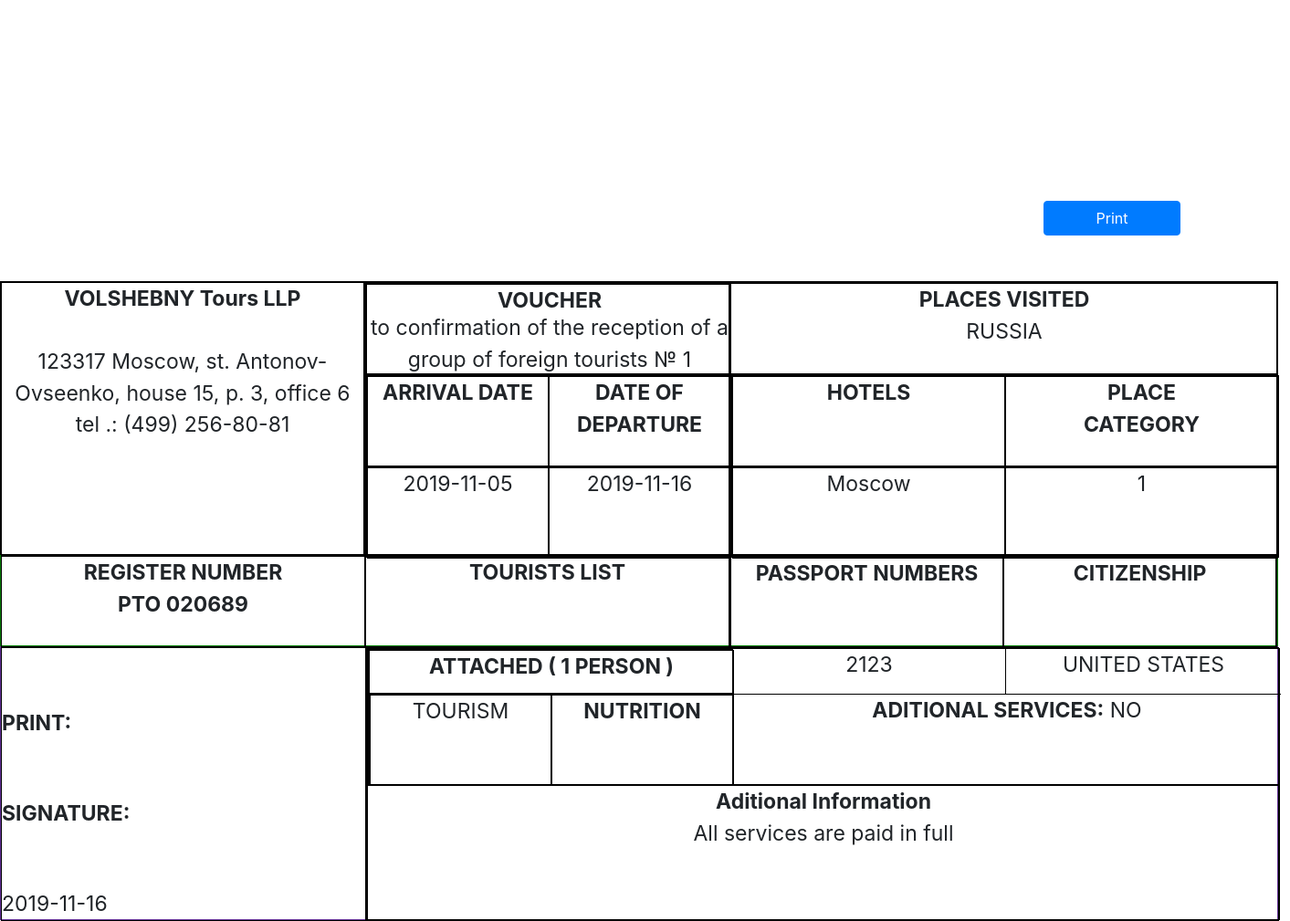
Screenshot of /english_voucher/1 with the database file from the repository.
### generateletter/models.py (models this page shows, shortened)
class Visaletters(models.Model):
    Organization_Details = models.ForeignKey(Organization,on_delete=models.PROTECT,related_name="Organization_Name",)
    MULTIPLICITY = (
        ("single", "single"),
        ("double", "double"),
    )
    PAS = (("1", "1"), ("2", "2"), ("3", "3"), ("4", "4"), ("5", "5"))
    TOUR = (
        ("TOURISM","TOURISM"),
        ("AIM TOURISM","AIM TOURISM")
    )
    GENDER = (
        ("M","M"),
        ("F","F"),
    )
    def number():
        no = Visaletters.objects.count()
        if no == None:
            return 1
        else:
            return (int(str( ( 220 - 64 ) + no + 1 )+"2019"))
    multiplicity = models.CharField(choices=MULTIPLICITY, default="SINGLE",max_length=100)
    no_passengers = models.IntegerField(default=1)
    Country = CountryField(blank_label='(select country)')
    Tourism= models.CharField(choices=TOUR, default="TOURISM",max_length= 100 )
    entry_from = models.CharField(max_length=200)
    departure_to = models.CharField(max_length=200)
    Visa_Letter_Number = models.CharField(default=number,max_length=200)
    Visa_Letter_N = models.CharField(default = str(number),editable=False,max_length=200)
    Date_of_letter = models.CharField(max_length=200, blank=True)
    Routes_and_Places = models.CharField(max_length=500, default="moscow")
    hotels = models.CharField(max_length=264)
    multi = (("Paid", "Paid"), ("unpaid", "unpaid"))
    Payment_status = models.CharField(max_length=200, choices=multi, default="unpaid")
    amount = models.PositiveIntegerField()
    firstname_1 = models.CharField(max_length=264)
    lastname_1 = models.CharField(max_length=264)
    Passport_Number_1 = models.CharField(max_length=200, unique=True)
    Date_Of_Birth_1 = models.CharField(max_length=200)
    Sex_1 = models.CharField(choices=GENDER,max_length=100)
    firstname_2 = models.CharField(max_length=264, blank=True)
    lastname_2 = models.CharField(max_length=264, blank=True)
    Passport_Number_2 = models.CharField(max_length=200, blank=True)
    Date_Of_Birth_2 = models.CharField(max_length=200, blank=True)
    Sex_2 = models.CharField(max_length=100,choices=GENDER, blank=True)
    firstname_3 = models.CharField(max_length=264, blank=True)
    lastname_3 = models.CharField(max_length=264, blank=True)
    Passport_Number_3 = models.CharField(max_length=200, blank=True)
    Date_Of_Birth_3 = models.CharField(max_length=200, blank=True)
    Sex_3 = models.CharField(max_length=100,choices=GENDER, blank=True)
    firstname_4 = models.CharField(max_length=264, blank=True)
    lastname_4 = models.CharField(max_length=264, blank=True)
    Passport_Number_4 = models.CharField(max_length=200, blank=True)
    Date_Of_Birth_4 = models.CharField(max_length=200, blank=True)
    Sex_4 = models.CharField(max_length=100,choices=GENDER, blank=True)
    firstname_5 = models.CharField(max_length=264, blank=True)
    lastname_5 = models.CharField(max_length=264, blank=True)
    Passport_Number_5 = models.CharField(max_length=200, blank=True)
    Date_Of_Birth_5 = models.CharField(max_length=200, blank=True)
    Sex_5 = models.CharField(max_length=100,choices=GENDER, blank=True)
    class Meta:
        verbose_name_plural = "Fill Form to Generate Visa Letter and Voucher"

### generateletter/views.py (the view)
# urls.py: path("english_voucher/<int:pk>", views.gen_eng_voucher.as_view(), name="gen_eng_voucher"),
class gen_eng_voucher(DetailView):
    model = Visaletters
    context_object_name = "english_voucher"
    template_name = "generateletter/gen_eng_voucher.html"

### templates/generateletter/gen_eng_voucher.html (shortened to what this page needs)
<!doctype html>
<html lang="en">
<head>
  <link rel="stylesheet" href="https://stackpath.bootstrapcdn.com/bootstrap/4.3.1/css/bootstrap.min.css"
>
</head>
                <button id="printPageButton" class="btn btn-primary" onClick="window.print();" style="float: right; margin-right:120px; margin-bottom:50px; width:150px;">Print</button>
    <body>
      <div class="page parent " style="margin-top:220px;">
        <div class="child1">
          <div class="child1_1 text-center font"><b>VOLSHEBNY Tours LLP</b><br>
            <p>123317 Moscow, st. Antonov-Ovseenko, house 15, p. 3, office 6 tel .: (499) 256-80-81
            </p>
          </div>
          <div class="child1_1">
            <div class="child1_2 text-center">
              <div class="extramain">
                <div class="extra3 font"><b>VOUCHER</b></div>
                <div class="extra4 font">to confirmation of the reception of a group of foreign tourists № {{ english_voucher.Visa_Letter_Number  }}
                </div>
              </div>
            </div>
            <div class="child1_5">
              <div class="child1_2">
                <div class="smallbox text-center font">
                 <b> ARRIVAL DATE</b>
                </div>
                <div class="smallbox text-center font">
                  <b>DATE OF DEPARTURE</b>
                </div>
              </div>
              <div class="child1_2">
                <div class="smallbox text-center font">
                  {{english_voucher.entry_from}}
                </div>
                <div class="smallbox text-center font">
                  {{english_voucher.departure_to}}
                </div>
              </div>
            </div>
          </div>
          <div class="child1_4">
            <div class="longbox text-center font"><b>PLACES VISITED</b><br>
              <p class="text-uppercase font">{{english_voucher.Routes_and_Places}}</p>
            </div>
            <div class="mediumbox">
              <div class="smediumbox">
                <div class="smallbox2 text-center font">
                  <b> HOTELS<br>
                  </b>
                </div>
                <div class="smallbox2 text-center font">
                  <b> PLACE <br>
                    CATEGORY</b>
                </div>
              </div>
              <div class="smediumbox">
                <div class="smallbox2 text-center font">
                  {{english_voucher.hotels}}
                </div>
                <div class="smallbox2 text-center font">
                  {{english_voucher.no_passengers}}
                </div>
              </div>
            </div>
          </div>
        </div>
        <div class="child2">
          <div class="child2_1 text-center font"><b>
              REGISTER NUMBER<br>
              РТО 020689
            </b></div>
          <div class="child2_1 text-center font"><b>
              TOURISTS LIST
            </b></div>
          <div class="child2_2">
            <div class="child2_3 text-center font"><b>
                PASSPORT NUMBERS
              </b></div>
            <div class="child2_3 text-center font"><b>CITIZENSHIP</b></div>
          </div>
        </div>
        <div class="child3">
          <div class="child1_1">
            <div class="extra font"><b>PRINT:</b></div>
            <div class="extra1 font"><b>SIGNATURE:</b></div>
            <div class="extra2 font"> {{english_voucher.Date_of_letter}}</div>
          </div>
          <div class="child3_1">
            <div class="child3_2">
              <div class="child3_4">
                <div class="child3_6 text-center font">
                  <b>ATTACHED ( 1 PERSON ) </b>
                </div>
                <div class="child3_7">
                  <div class="child3_8 text-center font">
                    {{english_voucher.Tourism}}
                  </div>
                  <div class="child3_9 text-center font"><b>NUTRITION</b> <br>
                  </div>
                </div>
              </div>
              <div class="child3_5">
                <div class="child3_10">
                  <div class="child3_12 text-center font">
                    {{english_voucher.Passport_Number_1}}
                  </div>
                  <div class="child3_13 text-center"> <span class="text-uppercase font"> {{english_voucher.Country.name}} </span></div>
                </div>
                <div class="child3_11 text-center font"><b>ADITIONAL SERVICES:</b> NO</div>
              </div>
            </div>
            <div class="child3_3 text-center font"><b>Aditional Information</b><br>All services are paid in full
            </div>
          </div>
        </div>
      </div>
</body>
</html>

### templates/generateletter/gen_eng_voucher.html (style rules this page uses)
.font { font-size: 23px; }
.child1 { width: 1400px; height: 300px; margin: 0; border: 0.5px solid black; display: flex; flex-direction: row; }
.child2 { width: 1400px; height: 100px; margin: 0; border: 0.5px solid green; display: flex; flex-direction: row; }
.child3 { width: 1400px; height: 300px; margin: 0; border: 0.5px solid rebeccapurple; display: flex; flex-direction: row; }
.child1_1 { width: 400px; height: 300px; border: 0.5px solid black; display: flex; flex-direction: column; }
.child1_2 { width: 400px; height: 100px; border: 0.5px solid black; display: flex; flex-direction: row; }
.child1_4 { width: 600PX; height: 300px; border: 0.5px solid black; }
.child1_5 { height: 200px; width: 400px; border: 0.5px solid black; }
.smallbox { height: 100px; width: 200px; border: 0.5px solid black; }
.longbox { height: 100px; width: 600px; border: 0.5px solid black; }
.mediumbox { height: 200px; width: 600px; border: 0.5px solid black; }
.smediumbox { height: 100px; width: 600px; border: 0.5px solid black; display: flex; flex-direction: row; }
.smallbox2 { height: 100px; width: 300px; border: 0.5px solid black; }
.child2_1 { height: 100px; width: 400px; border: 0.5px solid black; }
.child2_2 { height: 100px; width: 600px; border: 0.5px solid black; display: flex; flex-direction: row; }
.child2_3 { height: 100px; width: 300px; border: 0.5px solid black; }
.child3_1 { height: 300px; width: 1000px; border: 0.5px solid black; display: flex; flex-direction: column; }
.child3_2 { height: 150px; width: 1000px; border: 0.5px solid black; display: flex; flex-direction: row; }
.child3_3 { height: 150px; width: 1000px; border: 0.5px solid black; }
.child3_4 { height: 150px; width: 400px; border: 0.5px solid black; display: flex; flex-direction: column; }
.child3_5 { height: 150px; width: 600px; display: flex; flex-direction: column; }
.child3_6 { height: 50px; width: 400px; border: 0.5px solid black; }
.child3_7 { height: 100px; width: 400px; border: 0.5px solid black; display: flex; flex-direction: row; }
.child3_8 { height: 100px; width: 200px; border: 0.5px solid black; }
.child3_9 { height: 100px; width: 200px; border: 0.5px solid black; }
.child3_10 { height: 50px; width: 600px; display: flex; flex-direction: row; }
.child3_12 { height: 50px; width: 299px; border-right: 0.5px solid black; border-bottom: 0.5px solid black; }
.child3_13 { height: 50px; width: 301px; border-bottom: 0.5px solid black; }
.child3_11 { height: 100px; width: 600px; }
.extra { height: 100px; width: 400px; display: flex; align-items: flex-end; }
.extra1 { height: 100px; width: 400px; display: flex; align-items: flex-end; }
.extra2 { height: 100px; width: 400px; display: flex; align-items: flex-end; }
.extra3 { height: 30px; width: 400px; }
.extra4 { height: 70px; width: 400px; }
.extramain { width: 400px; height: 100px; border: 0.5px solid black; display: flex; flex-direction: column; }
.page { -webkit-transform: rotate(90deg); -moz-transform: rotate(90deg); filter: progid:DXImageTransform.Microsoft.BasicImage(rotation=3); }

### rows the page displays
Visaletters: Visa_Letter_Number "1", entry_from "2019-11-05", departure_to "2019-11-16", Routes_and_Places "RUSSIA", hotels "Moscow", no_passengers "1", Date_of_letter "2019-11-16", Tourism "TOURISM", Passport_Number_1 "2123", Country.name "UNITED STATES"
